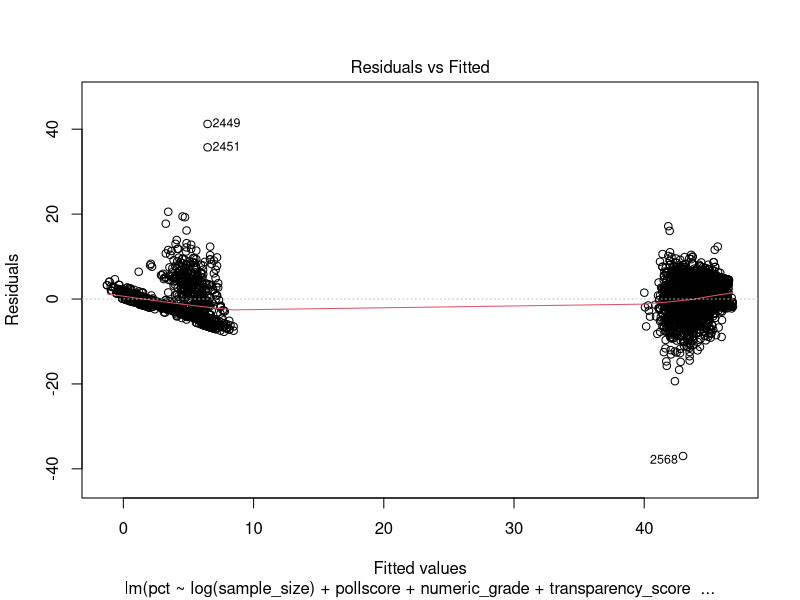
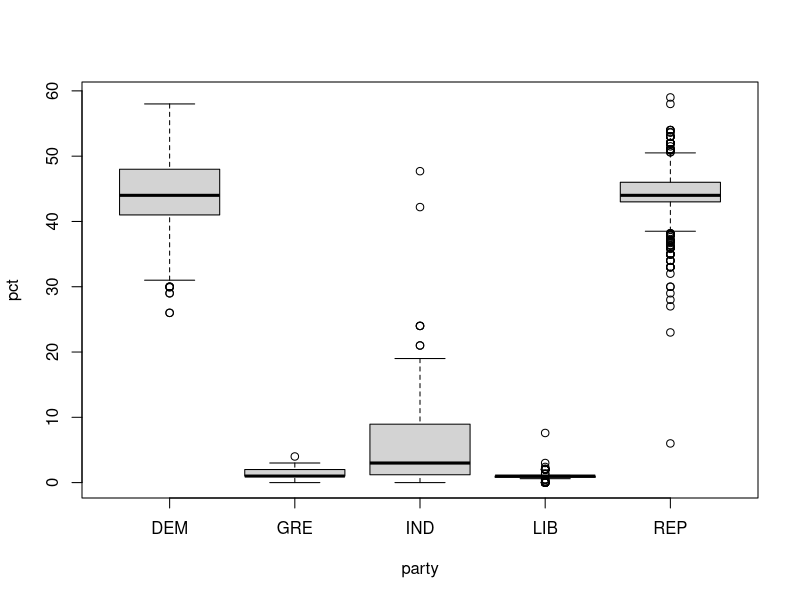
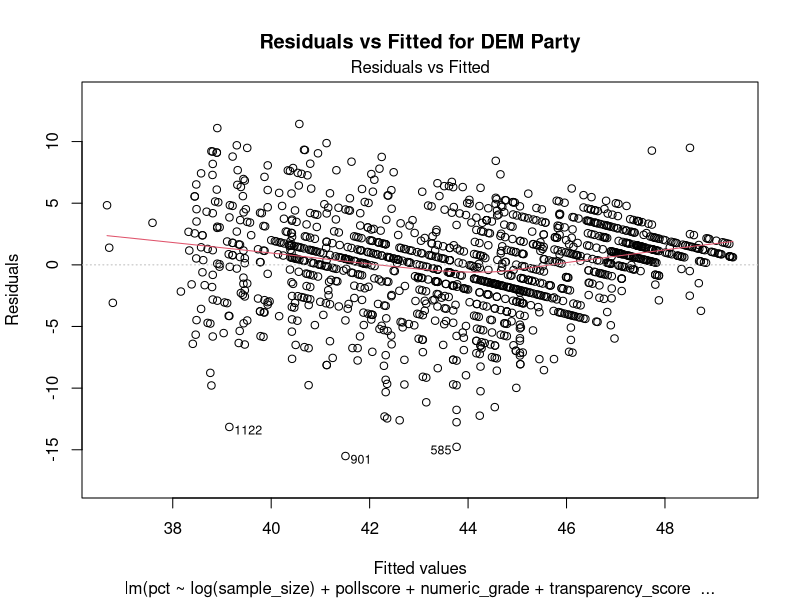
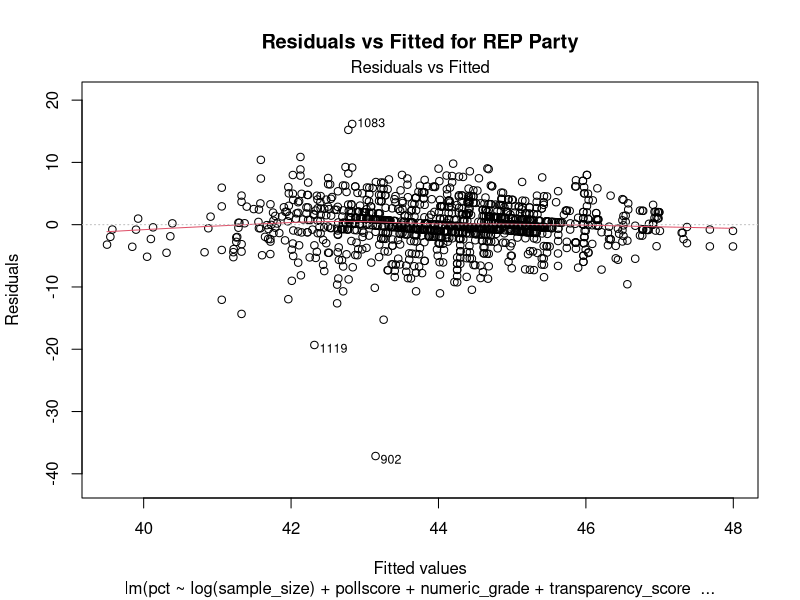
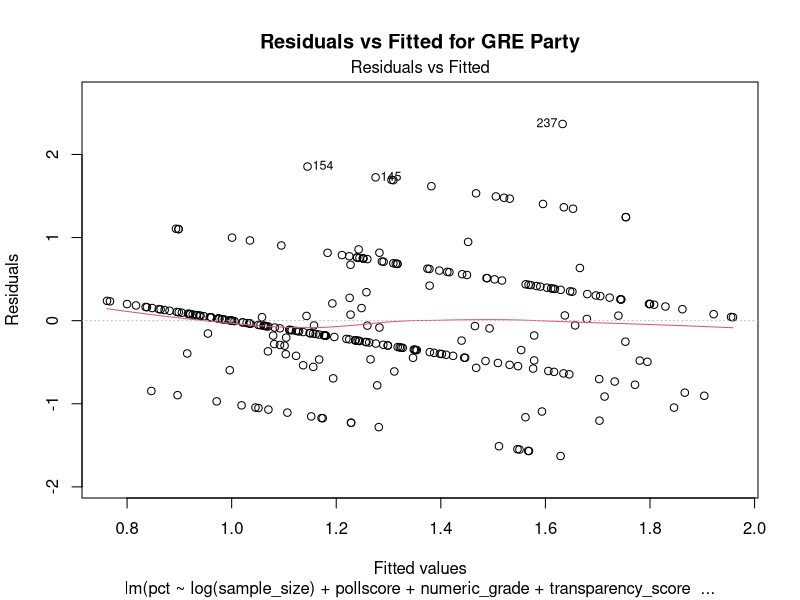
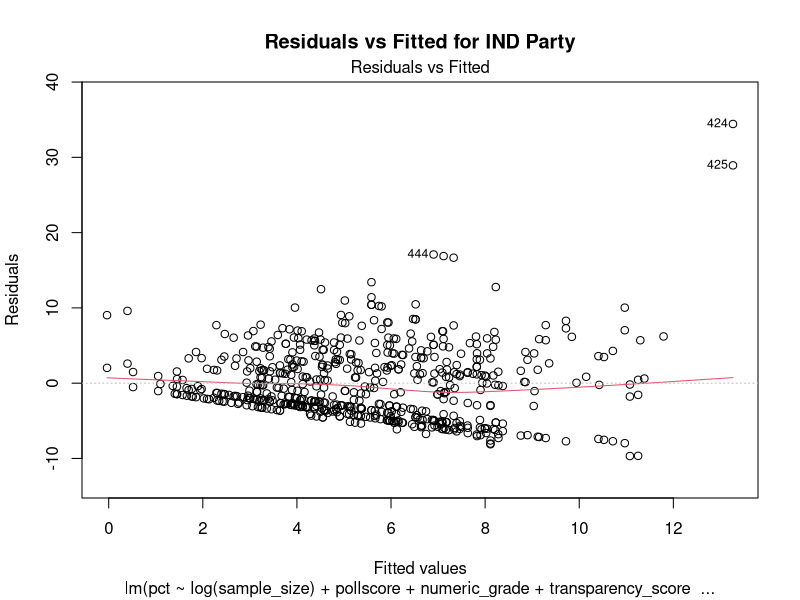
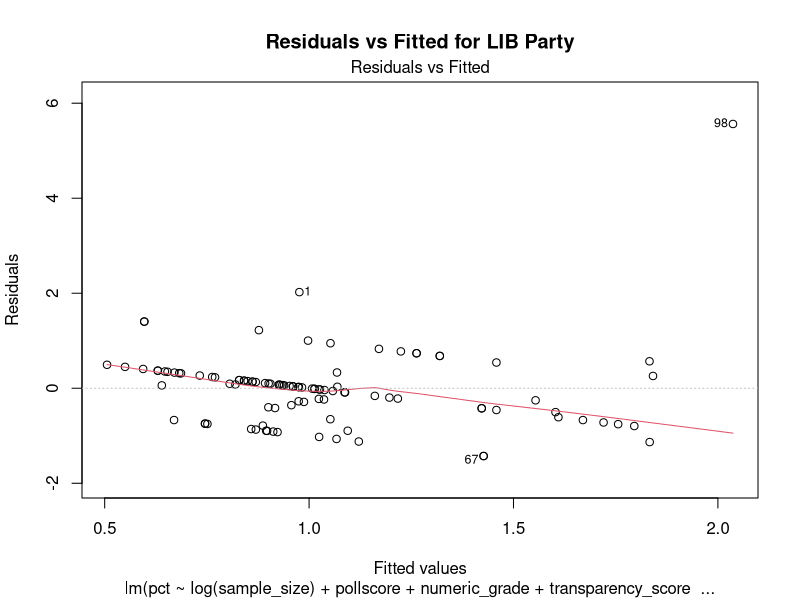

R code for these plots, in order: (Note: this script raises an error after producing the figures.)
#### Preamble ####
# Purpose: Models... [...UPDATE THIS...]
# Author: Rohan Alexander [...UPDATE THIS...]
# Date: 11 February 2023 [...UPDATE THIS...]
# Contact: rohan.alexander@utoronto.ca [...UPDATE THIS...]
# License: MIT
# Pre-requisites: [...UPDATE THIS...]
# Any other information needed? [...UPDATE THIS...]


#### Workspace setup ####
library(tidyverse)
#library(rstanarm)

#### Read data ####
nationwide_data <- read_csv("data/02-analysis_data/nationwide_data.csv")

# only two entries for Conservative Party
unique_parties <- unique(nationwide_data$party)

# drop columns that have NA in numeric_grade or pollscore, and 2 entries for CON party
nationwide_data <- nationwide_data %>%
  drop_na(numeric_grade, pollscore) %>%
  filter(party != "CON") %>%
  mutate(days_since_start = as.numeric(end_date - min(end_date)))

unique_parties <- unique(nationwide_data$party)
nationwide_data$party <- as.factor(nationwide_data$party)
#model that include party as a predictor
model <- lm(pct ~ log(sample_size) + pollscore + numeric_grade + transparency_score+days_since_start+party, data = nationwide_data)
plot(model, which = 1)
new_data <- data.frame(
  sample_size = 1500,
  pollscore = -1.5,
  numeric_grade = 3,
  transparency_score = 8,
  days_since_start = 310,
  party = factor("DEM", levels = levels(nationwide_data$party))
)


### Model data ####
boxplot(pct ~ party, data = nationwide_data)

# Create an empty list to store models
models <- list()

for (party in unique_parties) {
  # Subset the data for the current party
  party_data <- filter(nationwide_data, party == !!party)
  
  # Fit the linear model for the current party
  model <- lm(pct ~ log(sample_size) + pollscore + numeric_grade + transparency_score+days_since_start, data = party_data)
  
  # Store the model in the list, using the party name as the key
  models[[party]] <- model
}

for (party in names(models)) {
  # Extract the model for the current party
  current_model <- models[[party]]

  # Create a Residuals vs Fitted plot for the current model
  plot(current_model, which = 1, main = paste("Residuals vs Fitted for", party, "Party"))

  # Optionally, pause between plots to view them
  readline(prompt = "Press [Enter] to continue to the next plot...")
}

# choose a party to check summary
model_summary <- summary(models[['DEM']])

# Print the model summary
print(model_summary)

# Access the R-squared and Adjusted R-squared values
r_squared <- model_summary$r.squared
adjusted_r_squared <- model_summary$adj.r.squared

#### Save model ####
saveRDS(
  model,
  file = ""
)
